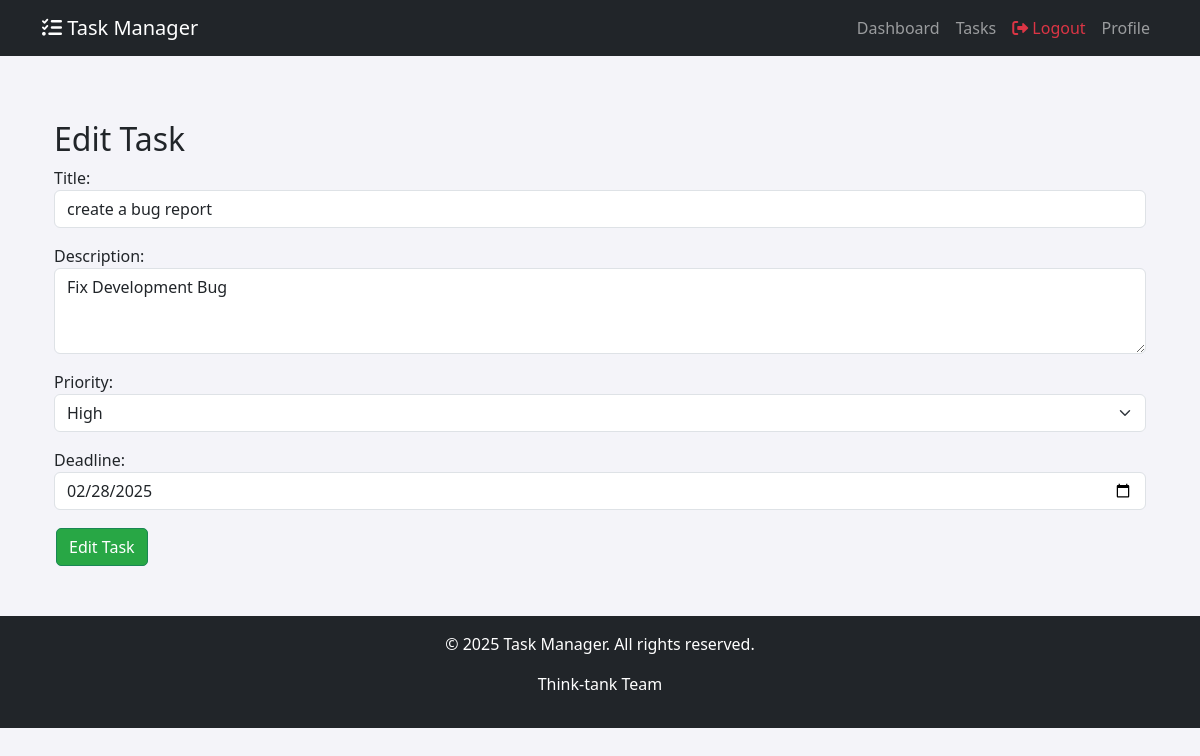
Page /tasks/edit/5/ (signed in) on the committed database.
### tasks/models.py (models this page shows, shortened)
class Task(models.Model):
    PRIORITY_CHOICES = [
        ('low', 'Low'),
        ('medium', 'Medium'),
        ('high', 'High'),
    ]
    user = models.ForeignKey(User, on_delete=models.CASCADE)  # Assign tasks to users
    title = models.CharField(max_length=200)
    description = models.TextField(blank=True, null=True)
    priority = models.CharField(max_length=10, choices=PRIORITY_CHOICES, default='medium')
    deadline = models.DateField()
    completed = models.BooleanField(default=False)
    created_at = models.DateTimeField(auto_now_add=True)

### tasks/views.py (the view)
# urls.py: path('tasks/edit/<int:task_id>/', edit_task, name="edit_task"),
@login_required
def edit_task(request, task_id):
    task = get_object_or_404(Task, id=task_id, user=request.user)
    if request.method == "POST":
        form = TaskForm(request.POST, instance=task)
        if form.is_valid():
            form.save()
            return redirect("task_list")
    else:
        form = TaskForm(instance=task)
    return render(request, "tasks/task_form.html", {"form": form, "action": "Edit Task"})

### tasks/forms.py
class TaskForm(forms.ModelForm):
    deadline = forms.DateField(
        widget=forms.DateInput(attrs={"type": "date", "class": "form-control"}),
        label="Deadline"
    )
    class Meta:
        model = Task
        fields = ["title", "description", "priority", "deadline"]
        widgets = {
            "title": forms.TextInput(attrs={"class": "form-control", "placeholder": "Enter task title"}),
            "description": forms.Textarea(attrs={"class": "form-control", "placeholder": "Task details", "rows": 3}),
            "priority": forms.Select(attrs={"class": "form-select"}),
        }

### tasks/templates/tasks/task_form.html (shortened to what this page needs)
{% extends "base.html" %}
{% block content %}
<div class="container mt-5">
    <h2>{{ action }}</h2>
    <form method="POST">
        {{ form.as_p }}
        <button type="submit" class="btn btn-success">{{ action }}</button>
    </form>
</div>
{% endblock %}

### tasks/static/css/styles.css (style rules this page uses)
body { background-color: #f4f4f9; }
.btn { margin: 2px; border-radius: 5px; }
.btn-success { background-color: #28a745; }

### rows in the picture
Task: title "create a bug report", description "Fix Development Bug", priority "High", deadline "02/28/2025"

### other values in the picture
{{ action }} "Edit Task"
